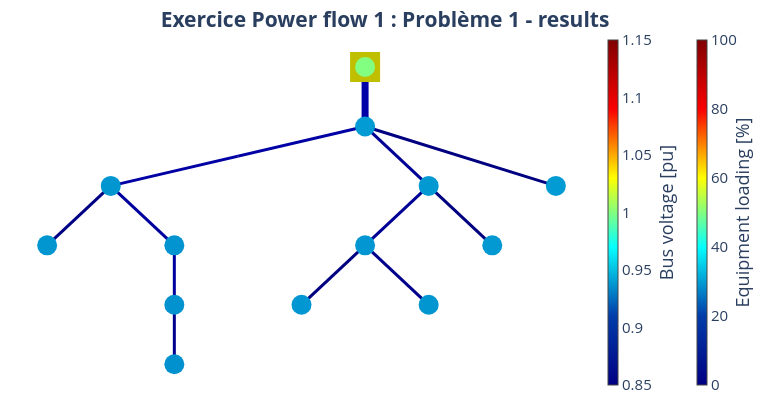

The notebook cell saved with this chart:
### Code cell
pp_plot.plot_powerflow_result(
    net=net_Trey_pickle,
    plot_title="Exercice Power flow 1 : Problème 1 - results",
    filename="net_ex_pf_1_pb_1_grid_pp_result",
)

### Figure 1 — Plotly figure (JSON) as saved in the notebook; plotly's stock layout.template omitted (floating-point values rounded to 4 significant figures)
{"data": [{"hoverinfo": "text", "legendgroup": "Transformers", "line": {"color": "rgb(0.0,0.0,168.4090909090909)", "width": 7}, "mode": "lines", "name": "Transformers", "showlegend": true, "text": "STMT003438<br>Loading: 3.9 %", "type": "scatter", "x": [0, 0, 0], "y": [0, -0.5, -1]}, {"hoverinfo": "text", "legendgroup": "Transformers", "marker": {"color": "rgb(0.0,0.0,168.4090909090909)", "size": 1, "symbol": "circle"}, "mode": "markers", "name": "edge_center", "showlegend": false, "text": ["STMT003438<br>Loading: 3.9 %"], "type": "scatter", "x": [0], "y": [-0.5]}, {"hoverinfo": "text", "legendgroup": "lines", "line": {"color": "rgb(0.0,0.0,163.86363636363635)", "width": 3}, "mode": "lines", "name": "lines", "showlegend": true, "text": "GKN3x150_150<br>Loading: 3.4 %", "type": "scatter", "x": [0, -1, -2], "y": [-1, -1.5, -2]}, {"hoverinfo": "text", "legendgroup": "lines", "line": {"color": "rgb(0.0,0.0,132.04545454545453)", "width": 3}, "mode": "lines", "name": "lines", "showlegend": false, "text": "GKN3x150_150_2<br>Loading: 0.4 %", "type": "scatter", "x": [-2, -2.25, -2.5], "y": [-2, -2.5, -3]}, {"hoverinfo": "text", "legendgroup": "lines", "line": {"color": "rgb(0.0,0.0,159.3181818181818)", "width": 3}, "mode": "lines", "name": "lines", "showlegend": false, "text": "GKN3X95_95<br>Loading: 2.8 %", "type": "scatter", "x": [-2, -1.75, -1.5], "y": [-2, -2.5, -3]}, {"hoverinfo": "text", "legendgroup": "lines", "line": {"color": "rgb(0.0,0.0,159.3181818181818)", "width": 3}, "mode": "lines", "name": "lines", "showlegend": false, "text": "GKT3X50_50<br>Loading: 2.8 %", "type": "scatter", "x": [-1.5, -1.5, -1.5], "y": [-3, -3.5, -4]}, {"hoverinfo": "text", "legendgroup": "lines", "line": {"color": "rgb(0.0,0.0,141.13636363636363)", "width": 3}, "mode": "lines", "name": "lines", "showlegend": false, "text": "GKT3X50_50_2<br>Loading: 1.4 %", "type": "scatter", "x": [-1.5, -1.5, -1.5], "y": [-4, -4.5, -5]}, {"hoverinfo": "text", "legendgroup": "lines", "line": {"color": "rgb(0.0,0.0,150.22727272727272)", "width": 3}, "mode": "lines", "name": "lines", "showlegend": false, "text": "GKN3x150_150_3<br>Loading: 2.2 %", "type": "scatter", "x": [0, 0.25, 0.5], "y": [-1, -1.5, -2]}, {"hoverinfo": "text", "legendgroup": "lines", "line": {"color": "rgb(0.0,0.0,150.22727272727272)", "width": 3}, "mode": "lines", "name": "lines", "showlegend": false, "text": "GKN3X95_95_2<br>Loading: 2.1 %", "type": "scatter", "x": [0.5, 0.25, 0], "y": [-2, -2.5, -3]}, {"hoverinfo": "text", "legendgroup": "lines", "line": {"color": "rgb(0.0,0.0,127.5)", "width": 3}, "mode": "lines", "name": "lines", "showlegend": false, "text": "GKN3x150_150_4<br>Loading: 0.1 %", "type": "scatter", "x": [0, -0.25, -0.5], "y": [-3, -3.5, -4]}, {"hoverinfo": "text", "legendgroup": "lines", "line": {"color": "rgb(0.0,0.0,141.13636363636363)", "width": 3}, "mode": "lines", "name": "lines", "showlegend": false, "text": "GKN3X50_50<br>Loading: 1.4 %", "type": "scatter", "x": [0, 0.25, 0.5], "y": [-3, -3.5, -4]}, {"hoverinfo": "text", "legendgroup": "lines", "line": {"color": "rgb(0.0,0.0,127.5)", "width": 3}, "mode": "lines", "name": "lines", "showlegend": false, "text": "GKN3X50_50_2<br>Loading: 0.3 %", "type": "scatter", "x": [0.5, 0.75, 1], "y": [-2, -2.5, -3]}, {"hoverinfo": "text", "legendgroup": "lines", "line": {"color": "rgb(0.0,0.0,127.5)", "width": 3}, "mode": "lines", "name": "lines", "showlegend": false, "text": "GKN3X240_240<br>Loading: 0.1 %", "type": "scatter", "x": [0, 0.75, 1.5], "y": [-1, -1.5, -2]}, {"marker": {"cmax": 100, "cmin": 0, "color": "rgb(255,255,255)", "colorbar": {"thickness": 10, "title": {"side": "right", "text": "Equipment loading [%]"}, "x": 1.15}, "colorscale": [[0, "rgb(0,0,131)"], [0.2, "rgb(0,60,170)"], [0.4, "rgb(5,255,255)"], [0.6, "rgb(255,255,0)"], [0.8, "rgb(250,0,0)"], [1, "rgb(128,0,0)"]], "opacity": 0, "size": 0}, "mode": "markers", "type": "scatter", "x": [0], "y": [-1]}, {"hoverinfo": "text", "legendgroup": "lines", "marker": {"color": "rgb(128, 128, 128)", "size": 1, "symbol": "circle"}, "mode": "markers", "name": "edge_center", "showlegend": false, "text": ["GKN3x150_150<br>Loading: 3.4 %", "GKN3x150_150_2<br>Loading: 0.4 %", "GKN3X95_95<br>Loading: 2.8 %", "GKT3X50_50<br>Loading: 2.8 %", "GKT3X50_50_2<br>Loading: 1.4 %", "GKN3x150_150_3<br>Loading: 2.2 %", "GKN3X95_95_2<br>Loading: 2.1 %", "GKN3x150_150_4<br>Loading: 0.1 %", "GKN3X50_50<br>Loading: 1.4 %", "GKN3X50_50_2<br>Loading: 0.3 %", "GKN3X240_240<br>Loading: 0.1 %"], "type": "scatter", "x": [-1], "y": [-1.5]}, {"hoverinfo": "text", "marker": {"color": "rgb(191, 191, 0)", "size": 30, "symbol": "square"}, "mode": "markers", "name": "Ext grid", "text": [null], "type": "scatter", "x": [0], "y": [0]}, {"hoverinfo": "text", "marker": {"cmax": 1.15, "cmin": 0.85, "color": [0.9392, 0.9378, 0.9377, 0.9371, 0.9365, 0.9362, 0.9385, 0.9381, 0.938, 0.9378, 0.9383, 0.9391, 1], "colorbar": {"thickness": 10, "title": {"side": "right", "text": "Bus voltage [pu]"}, "x": 1}, "colorscale": [[0, "rgb(0,0,131)"], [0.2, "rgb(0,60,170)"], [0.4, "rgb(5,255,255)"], [0.6, "rgb(255,255,0)"], [0.8, "rgb(250,0,0)"], [1, "rgb(128,0,0)"]], "size": 20, "symbol": "circle"}, "mode": "markers", "name": "buses", "text": ["STMT003438<br>V: 0.939 pu", "CDBT004764<br>V: 0.938 pu", "CDBT003746<br>V: 0.938 pu", "CDBT004760<br>V: 0.937 pu", "CDBT012139<br>V: 0.937 pu", "CDBT900784<br>V: 0.936 pu", "CDBT901452<br>V: 0.939 pu", "CDBT004774<br>V: 0.938 pu", "CDBT901604<br>V: 0.938 pu", "CDBT016055<br>V: 0.938 pu", "N1<br>V: 0.938 pu", "60437<br>V: 0.939 pu", "STMT003438HV<br>V: 1.0 pu"], "type": "scatter", "x": [0, -2, -2.5, -1.5, -1.5, -1.5, 0.5, 0, -0.5, 0.5, 1, 1.5, 0], "y": [-1, -2, -3, -3, -4, -5, -2, -3, -4, -4, -3, -2, 0]}], "layout": {"font": {"size": 15}, "height": 400, "hovermode": "closest", "legend": {"font": {"size": 12}, "itemsizing": "constant"}, "margin": {"b": 5, "l": 5, "r": 5, "t": 30}, "paper_bgcolor": "white", "plot_bgcolor": "white", "showlegend": false, "title": {"text": "<b>Exercice Power flow 1 : Problème 1 - results<b>", "x": 0.5, "xanchor": "center", "y": 0.97, "yanchor": "top"}, "width": 770, "xaxis": {"showgrid": false, "showticklabels": false, "tickfont": {"family": "Arial Black", "size": 12}, "title": {"font": {"size": 12}}, "zeroline": false}, "yaxis": {"showgrid": false, "showticklabels": false, "tickfont": {"family": "Arial Black", "size": 12}, "title": {"font": {"size": 12}}, "zeroline": false}}}
